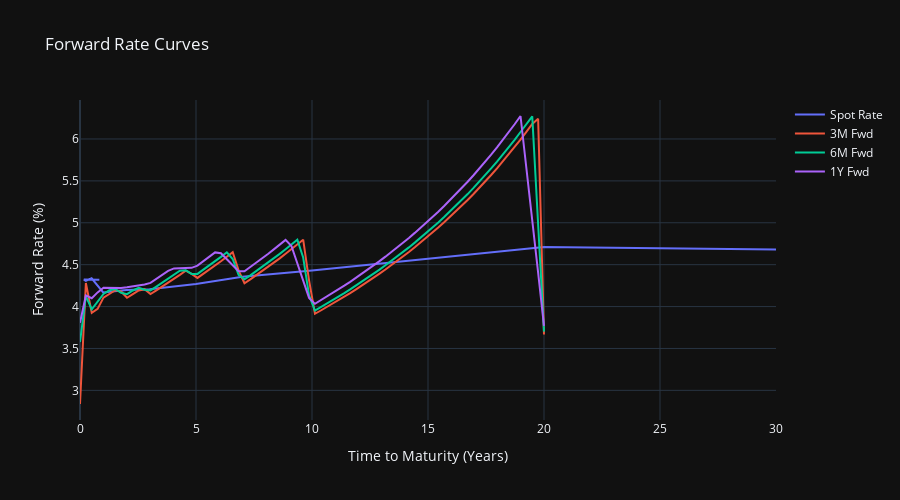

Source (notebook cell):
### Code cell
fig = go.Figure()


fig.add_trace(go.Scatter(x=spottimelist, y=spot, mode='lines', name='Spot Rate'))

fig.add_trace(go.Scatter(x=timelist, y=np.dot(fwd3m, 100), mode='lines', name='3M Fwd'))
fig.add_trace(go.Scatter(x=timelist, y=np.dot(fwd6m, 100), mode='lines', name='6M Fwd'))
fig.add_trace(go.Scatter(x=timelist, y=np.dot(fwd1y, 100), mode='lines', name='1Y Fwd'))

fig.update_layout(
    title="Forward Rate Curves",
    xaxis_title="Time to Maturity (Years)",
    yaxis_title="Forward Rate (%)",
    template="plotly_dark", 
    width=900,
    height=500
)

fig.show()
